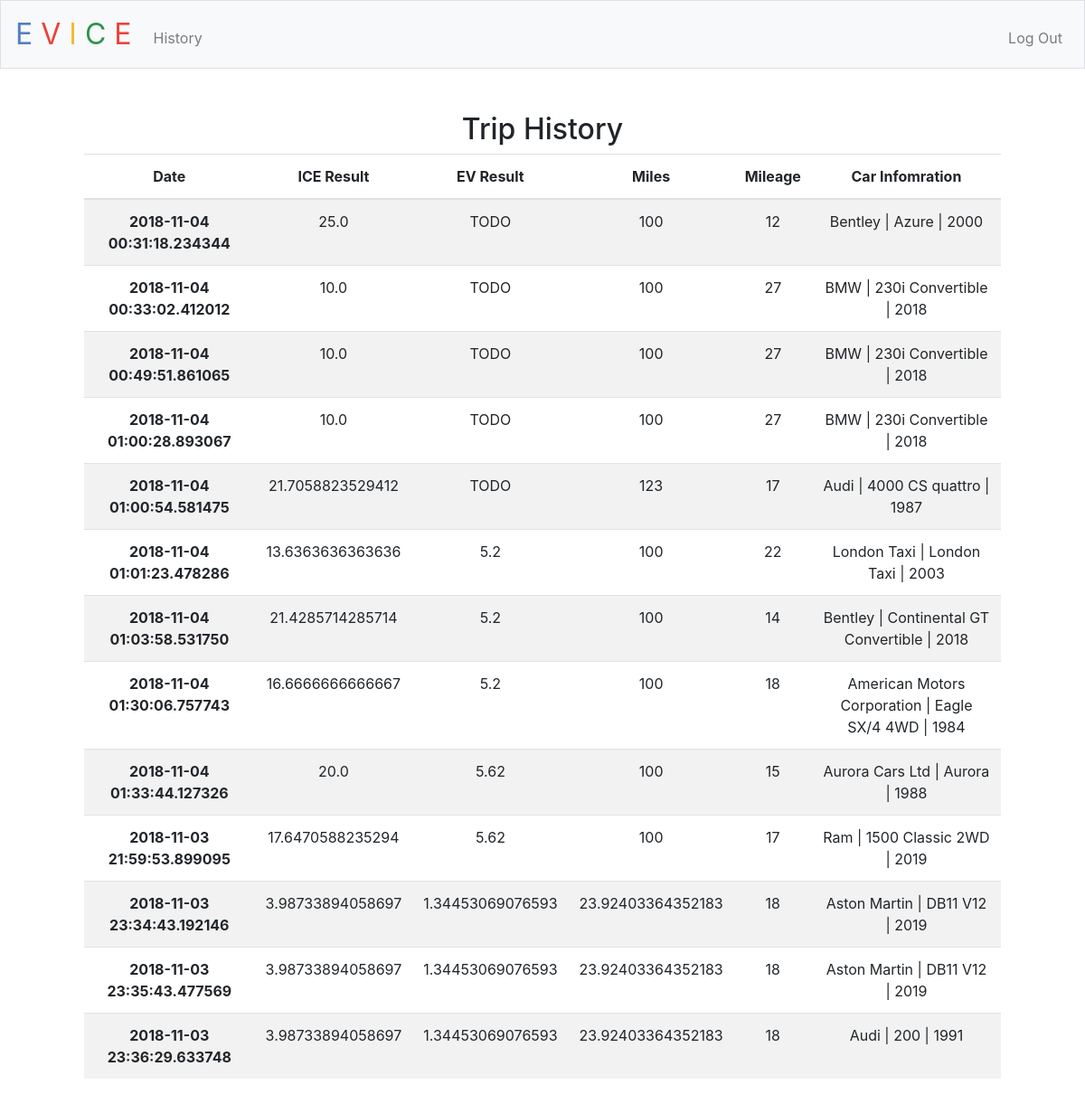
The app's page /history (signed in), older data.
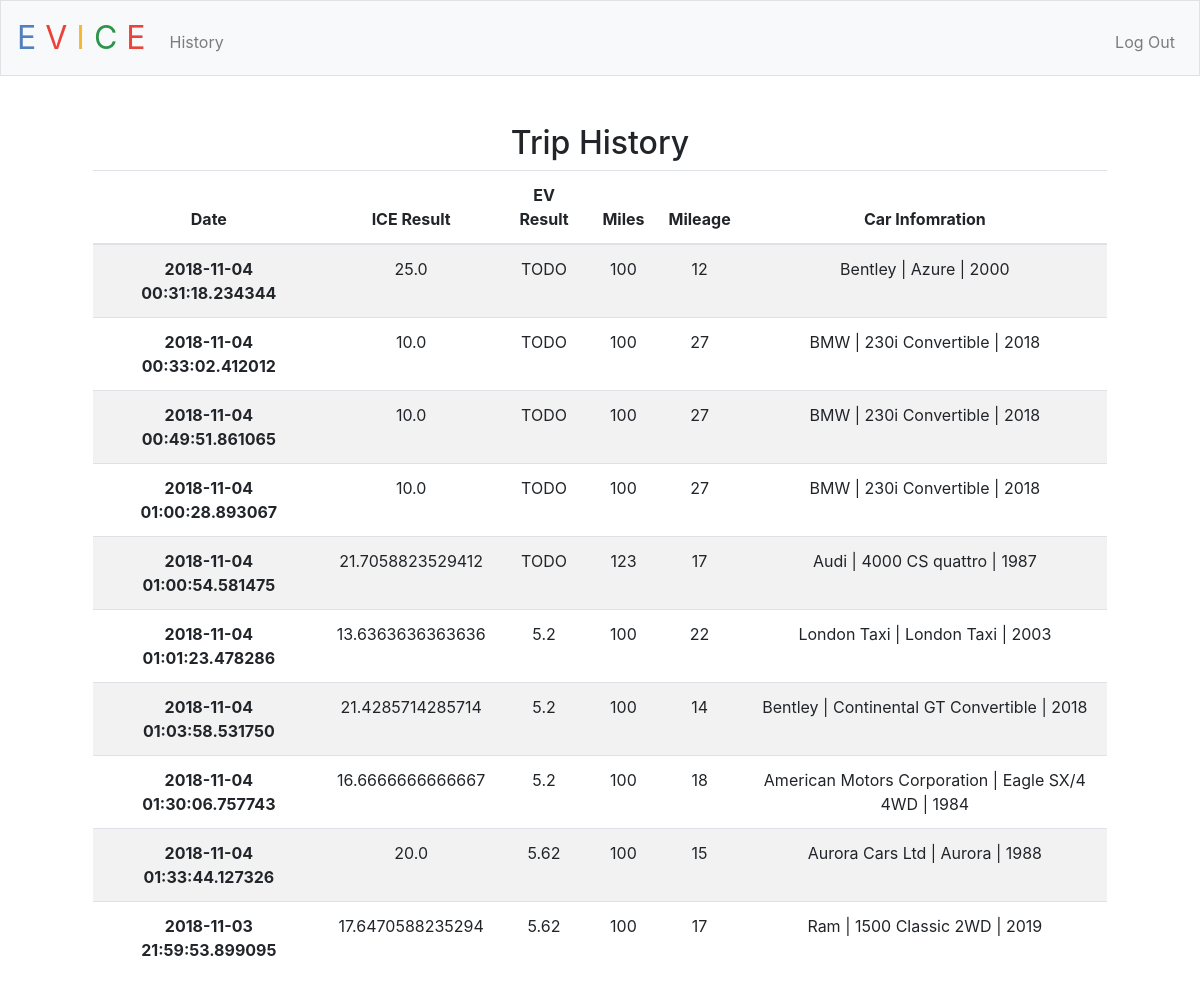
The same page, newer data.
### application - Copy.py (models this page shows, shortened)
class Post(db.Model):
    id = db.Column(db.Integer, primary_key=True)
    model = db.Column(db.String(100), nullable=False)
    year = db.Column(db.String(100), nullable=False)
    make = db.Column(db.String(100), nullable=False)
    date_posted = db.Column(db.DateTime, nullable=False,
                            default=datetime.now)
    mileage = db.Column(db.String(100), nullable=False)
    result = db.Column(db.Text, nullable=False)
    price = db.Column(db.String(100), nullable=False)
    miles = db.Column(db.String(100), nullable=False)
    ev_result = db.Column(db.Text, nullable=False)
    user_id = db.Column(db.Integer, db.ForeignKey('user.id'), nullable=False)

### application - Copy.py (the view)
@app.route("/history")
@login_required
def history():
    userid = session["user_id"]
    result = Post.query.filter_by(user_id=userid).all()
    return render_template("history.html", result=result)

### application - Copy.py (called while the page is built)
@app.after_request
def after_request(response):
    response.headers["Cache-Control"] = "no-cache, no-store, must-revalidate"
    response.headers["Expires"] = 0
    response.headers["Pragma"] = "no-cache"
    return response

### helpers.py (called while the page is built)
def login_required(f):
    @wraps(f)
    def decorated_function(*args, **kwargs):
        if session.get("user_id") is None:
            return redirect("/login")
        return f(*args, **kwargs)
    return decorated_function

### templates/history.html (shortened to what this page needs)
{% extends "layout.html" %} {% block title %} History {% endblock %} {% block main %}
<h2> Trip History </h2>
<div class="container-fluid">
    <table class="table table-striped">
        <thead>
            <tr>
                <th scope="col"> Date </th>
                <th scope="col"> ICE Result</th>
                <th scope="col">EV Result </th>
                <th scope="col"> Miles </th>
                <th scope="col"> Mileage </th>
                <th scope="col"> Car Infomration </th>
            </tr>
        </thead>
        <tbody>
            {% for category in result %}
            <tr>
                <th scope="col"> {{ category.date_posted }} </th>
                <td scope="col"> {{ category.result }} </td>
                <td scope="col"> {{ category.ev_result }} </td>
                <td scope="col"> {{ category.miles }} </td>
                <td scope="col"> {{ category.mileage }} </td>
                <td scope="col"> {{ category.make }} | {{ category.model }} | {{ category.year }}</td>
            </tr>
            {% endfor %}
        </tbody>
    </table>
</div>
{% endblock %}

### templates/layout.html (shortened to what this page needs)
<!DOCTYPE html>
<html lang="en">
<head>
    <link href="https://maxcdn.bootstrapcdn.com/bootstrap/4.1.3/css/bootstrap.min.css" rel="stylesheet">
    <link href="/static/styles.css" rel="stylesheet">
</head>
<body>
    <nav class="navbar navbar-expand-md navbar-light bg-light border">
        <a class="navbar-brand" href="/">
            <span class="blue">E</span>
            <span class="red">V</span>
            <span class="yellow">I</span>
            <span class="green">C</span>
            <span class="red">E</span>
        </a>
        <div class="collapse navbar-collapse" id="navbar">
            {% if session.user_id %}
            <ul class="navbar-nav mr-auto mt-2">
                <li class="nav-item">
                    <a class="nav-link" href="/history">History</a>
                </li>
            </ul>
            <ul class="navbar-nav ml-auto mt-2">
                <li class="nav-item">
                    <a class="nav-link" href="/logout">Log Out</a>
                </li>
            </ul>
            {% endif %}
        </div>
    </nav>
    <main class="container p-5">
        {% block main %}{% endblock %}
    </main>
</body>
</html>

### static/styles.css (style rules this page uses)
nav .navbar-brand { font-size: xx-large; }
nav .navbar-brand .blue { color: #537fbe; }
nav .navbar-brand .red { color: #ea433b; }
nav .navbar-brand .yellow { color: #f5b82e; }
nav .navbar-brand .green { color: #2e944b; }
main { overflow-x: auto; text-align: center; }

Row changes from the older to the newer data that the page shows:
removed Post: date_posted "2018-11-03 23:34:43.192146", result "3.98733894058697", ev_result "1.34453069076593", miles "23.92403364352183", mileage "18", make "Aston Martin", model "DB11 V12", year "2019"
removed Post: date_posted "2018-11-03 23:35:43.477569", result "3.98733894058697", ev_result "1.34453069076593", miles "23.92403364352183", mileage "18", make "Aston Martin", model "DB11 V12", year "2019"
removed Post: date_posted "2018-11-03 23:36:29.633748", result "3.98733894058697", ev_result "1.34453069076593", miles "23.92403364352183", mileage "18", make "Audi", model "200", year "1991"
